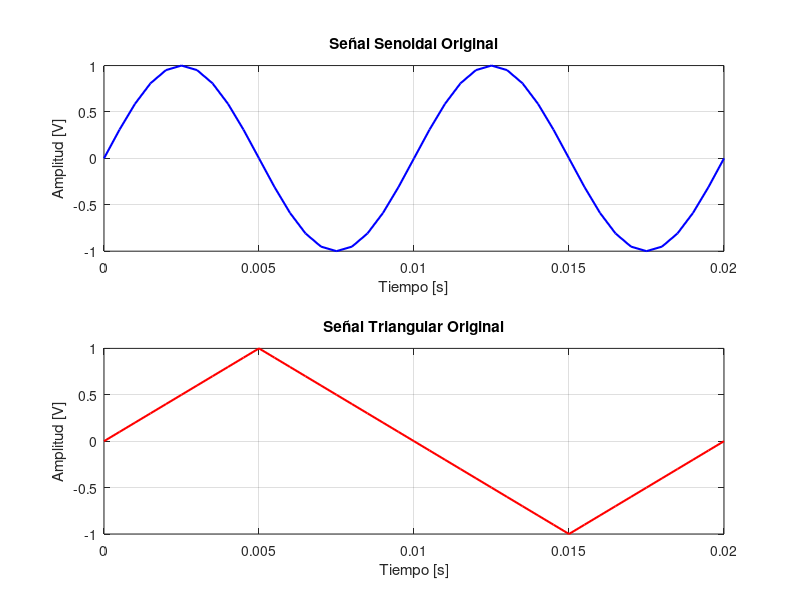
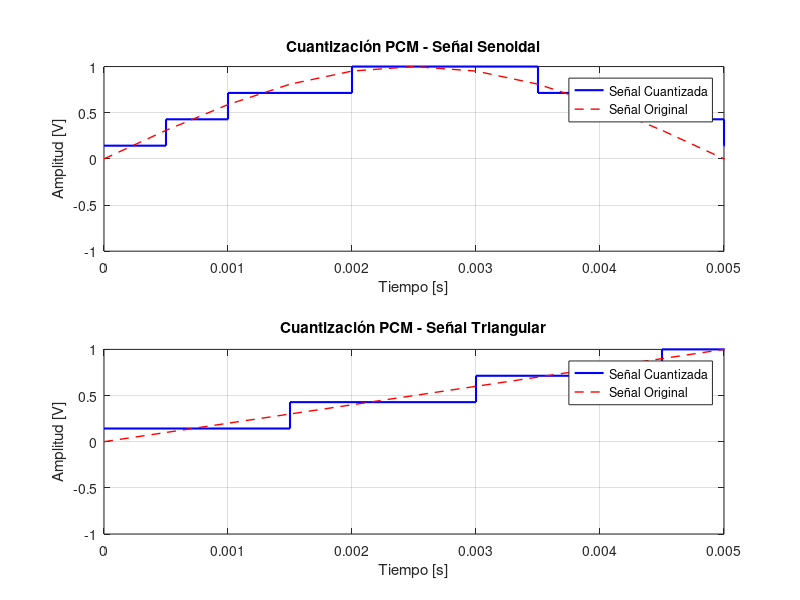
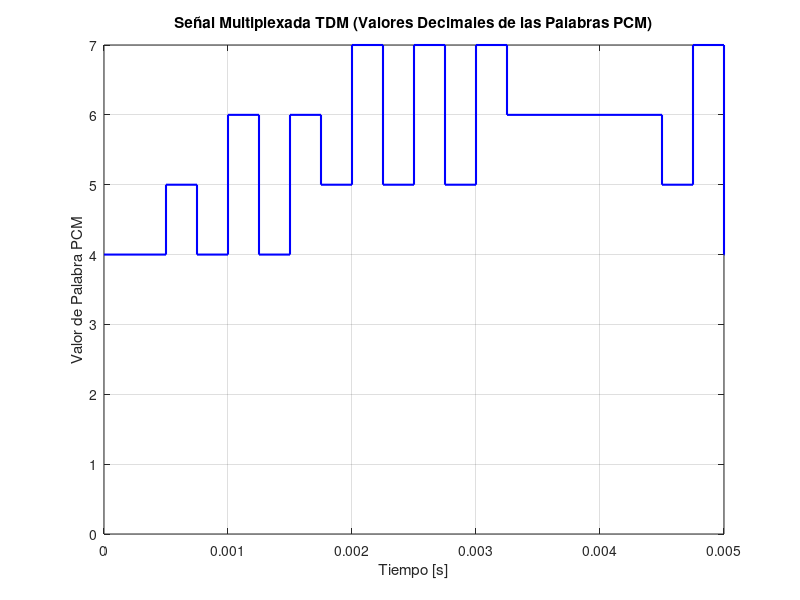
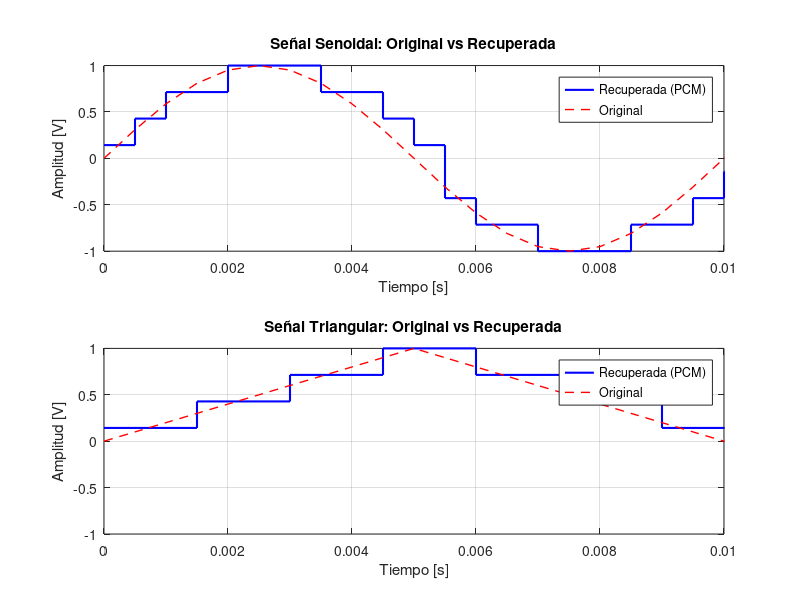

Write MATLAB code to recreate these figures, in order.
%% TRANSMISIÓN DE SEÑALES MEDIANTE PCM Y TDM
% Autor: Asistente de Telecomunicaciones
% Fecha: 2023
% Descripción: Emulación de transmisión PCM-TDM para señales triangular y senoidal

clc; clear all; close all;

%% PARÁMETROS DEL SISTEMA
% =========================================================================
% Estos parámetros definen las características del sistema de transmisión

% Parámetros de las señales
f_senoidal = 100;          % Frecuencia de la señal senoidal [Hz]
f_triangular = 50;         % Frecuencia de la señal triangular [Hz]
Amplitud = 1;              % Amplitud máxima de las señales [V]
duracion = 0.02;           % Duración de la simulación [s]

% Parámetros de muestreo (Nyquist)
f_muestreo = 2000;         % Frecuencia de muestreo [Hz]
t_muestreo = 1/f_muestreo; % Período de muestreo [s]

% Parámetros PCM
niveles_cuantizacion = 8;  % Número de niveles de cuantización (3 bits)
bits_por_muestra = 3;      % Bits por muestra

% Parámetros TDM
num_canales = 2;           % Número de canales a multiplexar

fprintf('=== SISTEMA DE TRANSMISIÓN PCM-TDM ===\n');
fprintf('Frecuencia de muestreo: %d Hz\n', f_muestreo);
fprintf('Bits por muestra: %d bits\n', bits_por_muestra);
fprintf('Niveles de cuantización: %d niveles\n', niveles_cuantizacion);
fprintf('Número de canales: %d\n\n', num_canales);

%% GENERACIÓN DE SEÑALES ANALÓGICAS
% =========================================================================
% Creación del vector de tiempo
t = 0:t_muestreo:duracion;

% Señal senoidal
senal_senoidal = Amplitud * sin(2*pi*f_senoidal*t);

% Señal triangular (usando la función sawtooth)
senal_triangular = Amplitud * sawtooth(2*pi*f_triangular*t + pi/2, 0.5);

% Visualización de las señales originales
figure('Name', 'Señales Analógicas Originales', 'Position', [100 100 900 600]);

subplot(2,1,1);
plot(t, senal_senoidal, 'b-', 'LineWidth', 1.5);
title('Señal Senoidal Original');
xlabel('Tiempo [s]');
ylabel('Amplitud [V]');
grid on;
xlim([0 duracion]);

subplot(2,1,2);
plot(t, senal_triangular, 'r-', 'LineWidth', 1.5);
title('Señal Triangular Original');
xlabel('Tiempo [s]');
ylabel('Amplitud [V]');
grid on;
xlim([0 duracion]);

%% PROCESO DE MUESTREO
% =========================================================================
% El muestreo convierte la señal continua en discreta
% Se utiliza la misma frecuencia de muestreo para ambas señales

fprintf('Proceso de muestreo completado:\n');
fprintf('- Número de muestras: %d\n', length(t));
fprintf('- Frecuencia de muestreo: %.2f Hz\n', f_muestreo);
fprintf('- Período de muestreo: %.6f s\n\n', t_muestreo);

%% PROCESO DE CUANTIZACIÓN PCM
% =========================================================================
% La cuantización asigna valores discretos a las muestras analógicas

% Crear niveles de cuantización uniforme
niveles = linspace(-Amplitud, Amplitud, niveles_cuantizacion);

% Función para cuantizar una señal
cuantizar = @(senal) interp1(niveles, niveles, senal, 'nearest', 'extrap');

% Cuantización de las señales
senal_senoidal_cuant = cuantizar(senal_senoidal);
senal_triangular_cuant = cuantizar(senal_triangular);

% Visualización de la cuantización
figure('Name', 'Proceso de Cuantización PCM', 'Position', [200 100 900 600]);

subplot(2,1,1);
stairs(t, senal_senoidal_cuant, 'b-', 'LineWidth', 1.5); hold on;
plot(t, senal_senoidal, 'r--', 'LineWidth', 1);
title('Cuantización PCM - Señal Senoidal');
xlabel('Tiempo [s]');
ylabel('Amplitud [V]');
legend('Señal Cuantizada', 'Señal Original');
grid on;
xlim([0 0.005]);

subplot(2,1,2);
stairs(t, senal_triangular_cuant, 'b-', 'LineWidth', 1.5); hold on;
plot(t, senal_triangular, 'r--', 'LineWidth', 1);
title('Cuantización PCM - Señal Triangular');
xlabel('Tiempo [s]');
ylabel('Amplitud [V]');
legend('Señal Cuantizada', 'Señal Original');
grid on;
xlim([0 0.005]);

%% CODIFICACIÓN PCM
% =========================================================================
% Convertir los niveles cuantizados a código binario

% Función para codificar a binario
codificar_binario = @(senal) de2bi(round((senal + Amplitud) * (niveles_cuantizacion-1) / (2*Amplitud)), bits_por_muestra, 'left-msb');

% Codificar las señales
codigo_senoidal = codificar_binario(senal_senoidal_cuant);
codigo_triangular = codificar_binario(senal_triangular_cuant);

fprintf('Codificación PCM completada:\n');
fprintf('- Tasa de bits: %d bps\n', f_muestreo * bits_por_muestra);
fprintf('- Muestra 1 Senoidal: %s\n', num2str(codigo_senoidal(1,:)));
fprintf('- Muestra 1 Triangular: %s\n\n', num2str(codigo_triangular(1,:)));

%% MULTIPLEXACIÓN POR DIVISIÓN DE TIEMPO (TDM)
% =========================================================================
% Intercalar las muestras de ambos canales en el tiempo

% Reorganizar los códigos binarios para TDM
num_muestras = size(codigo_senoidal, 1);
senal_tdm = zeros(num_muestras * num_canales, bits_por_muestra);

for i = 1:num_muestras
    % Canal 1 (Senoidal)
    senal_tdm(2*i-1, :) = codigo_senoidal(i, :);
    
    % Canal 2 (Triangular)
    senal_tdm(2*i, :) = codigo_triangular(i, :);
end

fprintf('Multiplexación TDM completada:\n');
fprintf('- Trama TDM completa: %d bits\n', numel(senal_tdm));
fprintf('- Primera trama TDM: %s%s\n\n', ...
    num2str(senal_tdm(1,:)), num2str(senal_tdm(2,:)));

%% VISUALIZACIÓN DE LA SEÑAL TDM
% =========================================================================
% Crear vector de tiempo para TDM
t_tdm = (0:size(senal_tdm,1)-1) * (t_muestreo/num_canales);

figure('Name', 'Señal Multiplexada TDM', 'Position', [300 100 900 400]);

% Convertir matriz binaria a señal digital
senal_digital = zeros(size(senal_tdm,1), 1);
for i = 1:size(senal_tdm,1)
    % Convertir binario a decimal para visualización
    senal_digital(i) = bi2de(senal_tdm(i,:), 'left-msb');
end

stairs(t_tdm, senal_digital, 'b-', 'LineWidth', 1.5);
title('Señal Multiplexada TDM (Valores Decimales de las Palabras PCM)');
xlabel('Tiempo [s]');
ylabel('Valor de Palabra PCM');
grid on;
xlim([0 0.005]);

%% DEMULTIPLEXACIÓN TDM
% =========================================================================
% Separar la señal TDM en los canales originales

senal_demux_senoidal = zeros(num_muestras, bits_por_muestra);
senal_demux_triangular = zeros(num_muestras, bits_por_muestra);

for i = 1:num_muestras
    % Extraer canal 1 (Senoidal)
    senal_demux_senoidal(i, :) = senal_tdm(2*i-1, :);
    
    % Extraer canal 2 (Triangular)
    senal_demux_triangular(i, :) = senal_tdm(2*i, :);
end

fprintf('Demultiplexación TDM completada:\n');
fprintf('- Canales recuperados correctamente\n\n');

%% DECODIFICACIÓN PCM
% =========================================================================
% Convertir binario a niveles de cuantización

% Función para decodificar
decodificar_binario = @(codigo) (bi2de(codigo, 'left-msb') * (2*Amplitud) / (niveles_cuantizacion-1)) - Amplitud;

% Decodificar las señales
senal_recuperada_senoidal = decodificar_binario(senal_demux_senoidal);
senal_recuperada_triangular = decodificar_binario(senal_demux_triangular);

%% ANÁLISIS DE CALIDAD
% =========================================================================
% Calcular error cuadrático medio (MSE)

mse_senoidal = mean((senal_senoidal_cuant - senal_recuperada_senoidal).^2);
mse_triangular = mean((senal_triangular_cuant - senal_recuperada_triangular).^2);

fprintf('Análisis de Calidad:\n');
fprintf('- MSE Senoidal: %.6f\n', mse_senoidal);
fprintf('- MSE Triangular: %.6f\n\n', mse_triangular);

%% VISUALIZACIÓN FINAL
% =========================================================================
figure('Name', 'Comparación: Original vs Recuperada', 'Position', [400 100 900 600]);

subplot(2,1,1);
stairs(t, senal_recuperada_senoidal, 'b-', 'LineWidth', 1.5); hold on;
plot(t, senal_senoidal, 'r--', 'LineWidth', 1);
title('Señal Senoidal: Original vs Recuperada');
xlabel('Tiempo [s]');
ylabel('Amplitud [V]');
legend('Recuperada (PCM)', 'Original');
grid on;
xlim([0 0.01]);

subplot(2,1,2);
stairs(t, senal_recuperada_triangular, 'b-', 'LineWidth', 1.5); hold on;
plot(t, senal_triangular, 'r--', 'LineWidth', 1);
title('Señal Triangular: Original vs Recuperada');
xlabel('Tiempo [s]');
ylabel('Amplitud [V]');
legend('Recuperada (PCM)', 'Original');
grid on;
xlim([0 0.01]);

%% ESPECTRO DE LA SEÑAL TDM
% =========================================================================
figure('Name', 'Espectro de la Señal TDM', 'Position', [500 100 900 400]);

% Calcular FFT
L = length(senal_digital);
Y = fft(senal_digital);
P2 = abs(Y/L);
P1 = P2(1:L/2+1);
P1(2:end-1) = 2*P1(2:end-1);
f = f_muestreo * num_canales * (0:(L/2))/L;

plot(f, P1, 'b-', 'LineWidth', 1.5);
title('Espectro de Frecuencia de la Señal TDM');
xlabel('Frecuencia [Hz]');
ylabel('|P1(f)|');
grid on;
xlim([0 f_muestreo * num_canales / 2]);

fprintf('=== SIMULACIÓN COMPLETADA ===\n');